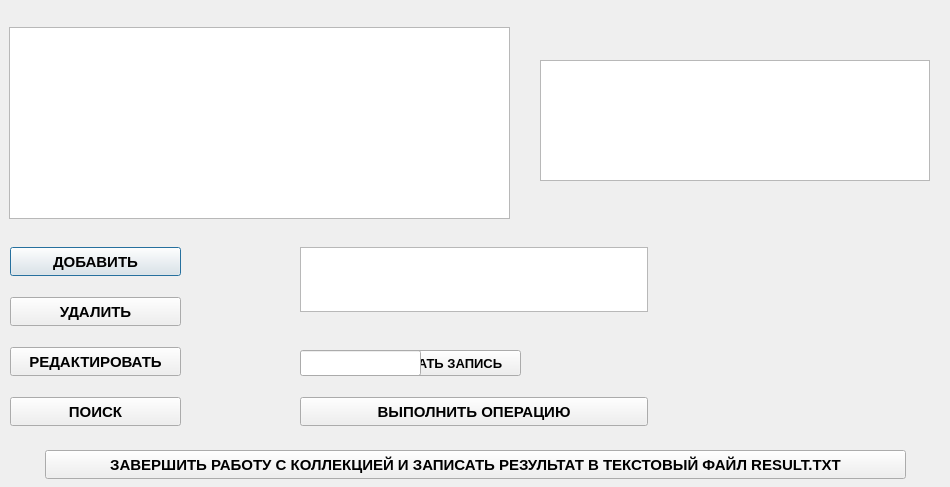
<?xml version="1.0" encoding="UTF-8"?>
<ui version="4.0">
 <class>Table</class>
 <widget class="QDialog" name="Table">
  <property name="geometry">
   <rect>
    <x>0</x>
    <y>0</y>
    <width>950</width>
    <height>487</height>
   </rect>
  </property>
  <property name="windowTitle">
   <string>Dialog</string>
  </property>
  <widget class="QTableWidget" name="tableWidget">
   <property name="geometry">
    <rect>
     <x>9</x>
     <y>27</y>
     <width>501</width>
     <height>192</height>
    </rect>
   </property>
   <property name="font">
    <font>
     <pointsize>10</pointsize>
     <bold>true</bold>
    </font>
   </property>
  </widget>
  <widget class="QPushButton" name="pushButton">
   <property name="geometry">
    <rect>
     <x>10</x>
     <y>247</y>
     <width>171</width>
     <height>29</height>
    </rect>
   </property>
   <property name="font">
    <font>
     <pointsize>11</pointsize>
     <bold>true</bold>
    </font>
   </property>
   <property name="text">
    <string>ДОБАВИТЬ</string>
   </property>
  </widget>
  <widget class="QPushButton" name="pushButton_2">
   <property name="geometry">
    <rect>
     <x>10</x>
     <y>297</y>
     <width>171</width>
     <height>29</height>
    </rect>
   </property>
   <property name="font">
    <font>
     <pointsize>11</pointsize>
     <bold>true</bold>
    </font>
   </property>
   <property name="text">
    <string>УДАЛИТЬ</string>
   </property>
  </widget>
  <widget class="QPushButton" name="pushButton_3">
   <property name="geometry">
    <rect>
     <x>10</x>
     <y>347</y>
     <width>171</width>
     <height>29</height>
    </rect>
   </property>
   <property name="font">
    <font>
     <pointsize>11</pointsize>
     <bold>true</bold>
    </font>
   </property>
   <property name="text">
    <string>РЕДАКТИРОВАТЬ</string>
   </property>
  </widget>
  <widget class="QPushButton" name="pushButton_4">
   <property name="geometry">
    <rect>
     <x>10</x>
     <y>397</y>
     <width>171</width>
     <height>29</height>
    </rect>
   </property>
   <property name="font">
    <font>
     <pointsize>11</pointsize>
     <bold>true</bold>
    </font>
   </property>
   <property name="text">
    <string>ПОИСК</string>
   </property>
  </widget>
  <widget class="QTextEdit" name="textEdit">
   <property name="geometry">
    <rect>
     <x>300</x>
     <y>247</y>
     <width>348</width>
     <height>65</height>
    </rect>
   </property>
   <property name="font">
    <font>
     <pointsize>10</pointsize>
     <bold>true</bold>
    </font>
   </property>
   <property name="readOnly">
    <bool>true</bool>
   </property>
   <property name="html">
    <string>&lt;!DOCTYPE HTML PUBLIC &quot;-//W3C//DTD HTML 4.0//EN&quot; &quot;http://www.w3.org/TR/REC-html40/strict.dtd&quot;&gt;
&lt;html&gt;&lt;head&gt;&lt;meta name=&quot;qrichtext&quot; content=&quot;1&quot; /&gt;&lt;meta charset=&quot;utf-8&quot; /&gt;&lt;style type=&quot;text/css&quot;&gt;
p, li { white-space: pre-wrap; }
hr { height: 1px; border-width: 0; }
li.unchecked::marker { content: &quot;\2610&quot;; }
li.checked::marker { content: &quot;\2612&quot;; }
&lt;/style&gt;&lt;/head&gt;&lt;body style=&quot; font-family:'Segoe UI'; font-size:10pt; font-weight:700; font-style:normal;&quot;&gt;
&lt;p align=&quot;center&quot; style=&quot;-qt-paragraph-type:empty; margin-top:0px; margin-bottom:0px; margin-left:0px; margin-right:0px; -qt-block-indent:0; text-indent:0px; font-size:9pt; font-weight:400;&quot;&gt;&lt;br /&gt;&lt;/p&gt;&lt;/body&gt;&lt;/html&gt;</string>
   </property>
  </widget>
  <widget class="QPushButton" name="pushButton_5">
   <property name="geometry">
    <rect>
     <x>300</x>
     <y>397</y>
     <width>348</width>
     <height>29</height>
    </rect>
   </property>
   <property name="font">
    <font>
     <pointsize>11</pointsize>
     <bold>true</bold>
    </font>
   </property>
   <property name="text">
    <string>ВЫПОЛНИТЬ ОПЕРАЦИЮ</string>
   </property>
  </widget>
  <widget class="QSpinBox" name="spinBox">
   <property name="geometry">
    <rect>
     <x>300</x>
     <y>350</y>
     <width>42</width>
     <height>26</height>
    </rect>
   </property>
   <property name="readOnly">
    <bool>false</bool>
   </property>
  </widget>
  <widget class="QPushButton" name="pushButton_6">
   <property name="geometry">
    <rect>
     <x>360</x>
     <y>350</y>
     <width>161</width>
     <height>26</height>
    </rect>
   </property>
   <property name="font">
    <font>
     <pointsize>10</pointsize>
     <bold>true</bold>
    </font>
   </property>
   <property name="text">
    <string>ВЫБРАТЬ ЗАПИСЬ</string>
   </property>
  </widget>
  <widget class="QLineEdit" name="lineEdit">
   <property name="geometry">
    <rect>
     <x>300</x>
     <y>350</y>
     <width>121</width>
     <height>26</height>
    </rect>
   </property>
  </widget>
  <widget class="QTableWidget" name="tableWidget_2">
   <property name="geometry">
    <rect>
     <x>540</x>
     <y>60</y>
     <width>390</width>
     <height>121</height>
    </rect>
   </property>
   <property name="font">
    <font>
     <pointsize>10</pointsize>
     <bold>true</bold>
    </font>
   </property>
  </widget>
  <widget class="QLabel" name="label">
   <property name="geometry">
    <rect>
     <x>540</x>
     <y>30</y>
     <width>391</width>
     <height>21</height>
    </rect>
   </property>
   <property name="font">
    <font>
     <pointsize>11</pointsize>
     <bold>true</bold>
    </font>
   </property>
   <property name="text">
    <string/>
   </property>
  </widget>
  <widget class="QPushButton" name="pushButton_7">
   <property name="geometry">
    <rect>
     <x>45</x>
     <y>450</y>
     <width>861</width>
     <height>29</height>
    </rect>
   </property>
   <property name="font">
    <font>
     <pointsize>11</pointsize>
     <bold>true</bold>
    </font>
   </property>
   <property name="text">
    <string>ЗАВЕРШИТЬ РАБОТУ С КОЛЛЕКЦИЕЙ И ЗАПИСАТЬ РЕЗУЛЬТАТ В ТЕКСТОВЫЙ ФАЙЛ RESULT.TXT</string>
   </property>
  </widget>
 </widget>
 <resources/>
 <connections/>
</ui>
